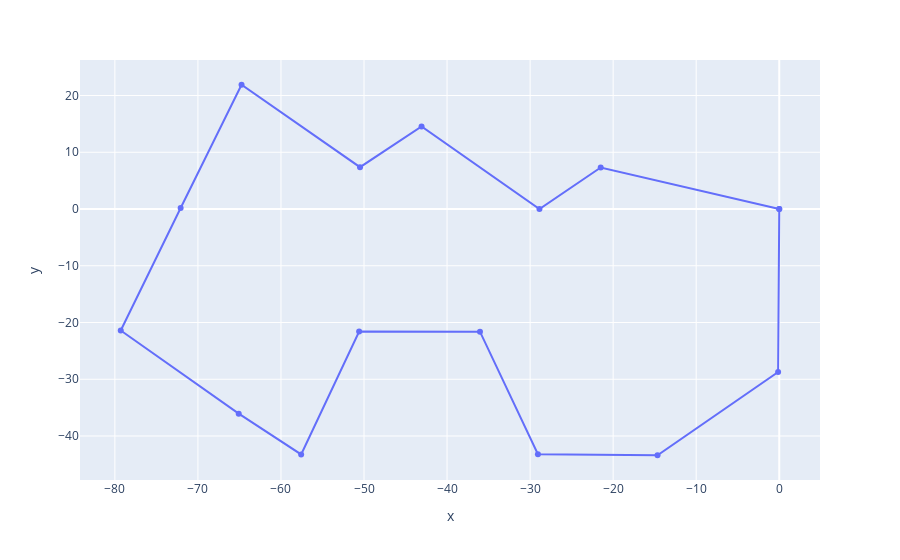

The code cell stored with this chart in its notebook:
### Markdown cell above
- *Visualization using Plotly*

### Code cell
px.line(x=Xs, y=Ys, hover_name=cities_name, markers=True)

### Figure 1 — Plotly figure (JSON) as saved in the notebook; plotly's stock layout.template omitted (floating-point values rounded to 4 significant figures)
{"data": [{"hovertemplate": "<b>%{hovertext}</b><br><br>x=%{x}<br>y=%{y}<extra></extra>", "hovertext": ["City 1", "City 13", "City 2", "City 15", "City 9", "City 5", "City 7", "City 3", "City 12", "City 14", "City 10", "City 8", "City 6", "City 4", "City 11", "City 1"], "legendgroup": "", "line": {"color": "#636efa", "dash": "solid"}, "marker": {"symbol": "circle"}, "mode": "markers+lines", "name": "", "orientation": "v", "showlegend": false, "type": "scatter", "x": [5.5e-08, -21.5, -28.87, -43.07, -50.48, -64.75, -72.08, -79.29, -65.09, -57.57, -50.59, -36.04, -29.06, -14.66, -0.1358, 5.5e-08], "xaxis": "x", "y": [9.86e-09, 7.319, -7.98e-08, 14.55, 7.374, 21.9, 0.1816, -21.4, -36.06, -43.25, -21.59, -21.61, -43.22, -43.39, -28.73, 9.86e-09], "yaxis": "y"}], "layout": {"legend": {"tracegroupgap": 0}, "margin": {"t": 60}, "xaxis": {"anchor": "y", "domain": [0, 1], "title": {"text": "x"}}, "yaxis": {"anchor": "x", "domain": [0, 1], "title": {"text": "y"}}}}
